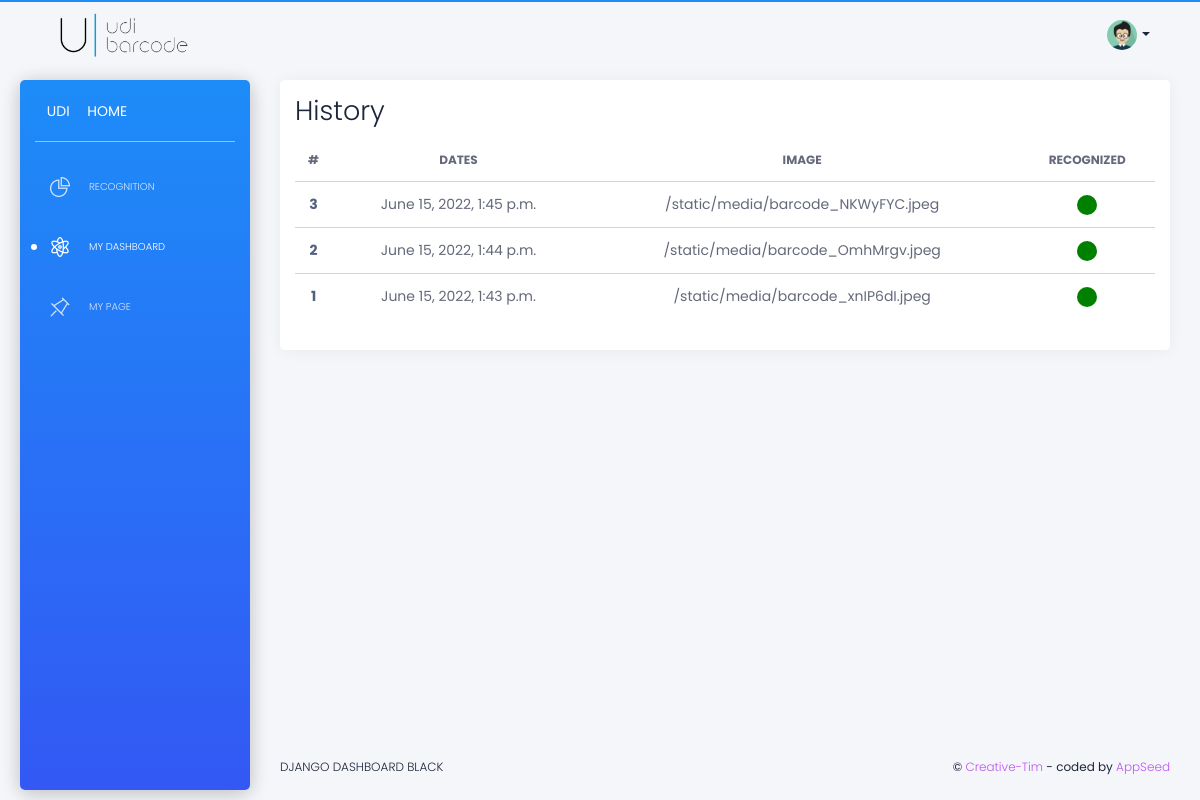
Before: /dashboard/ (signed in) with the older database file.
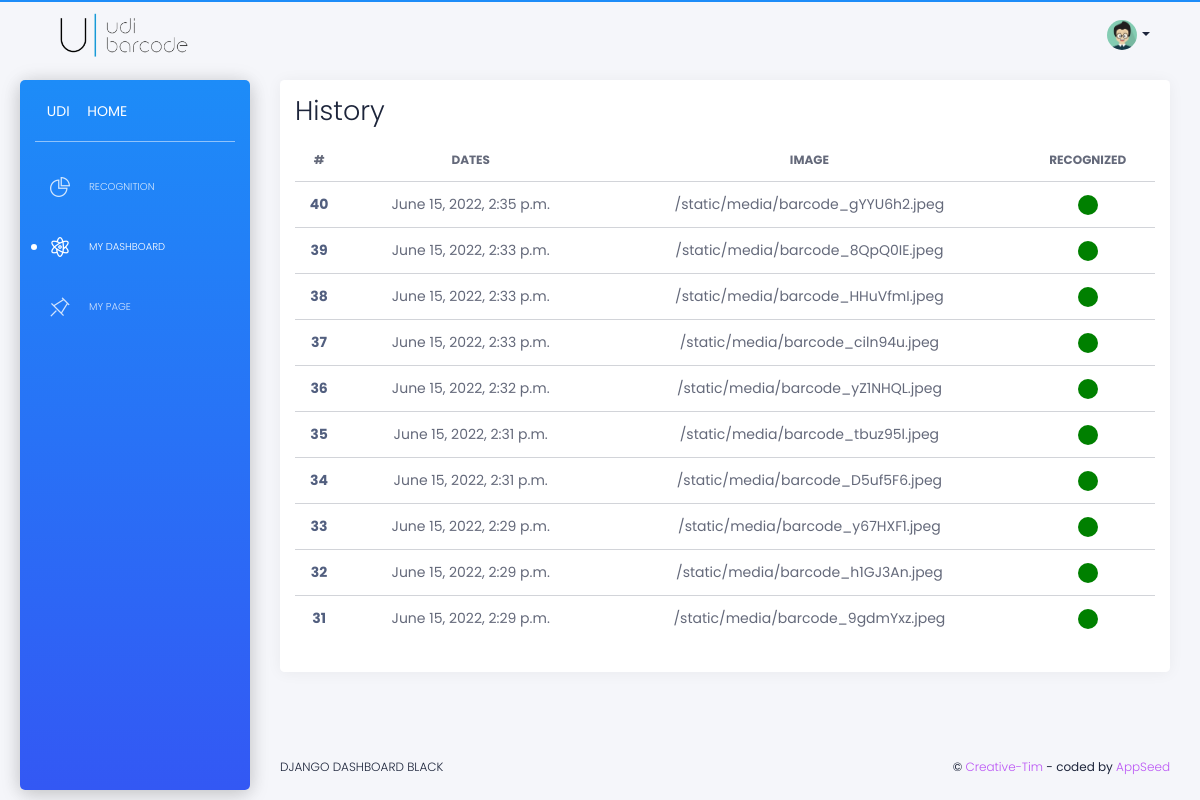
After: the same page with the newer database file.
### barcode_server/models.py (models this page shows)
class Result(models.Model):
    user = models.ForeignKey(User, on_delete=models.DO_NOTHING)
    dates = models.DateTimeField(auto_now_add=True)
    recognized = models.BooleanField(default=False)
    udi = models.CharField(max_length=300, default="NOT FOUND")
    img_path = models.CharField(max_length=300, null=True)

### barcode_server/views.py (the view)
# urls.py: path('dashboard/', dashboard, name='dashboard'),
@login_required(login_url="/login/")
def dashboard(request):
    results = Result.objects.filter(user_id = request.user.id).all().order_by('-dates')[:10]
    context = {'segment': 'dashboard', "results" : results}
    return render(request, 'home/dashboard.html', context)

### templates/home/dashboard.html (shortened to what this page needs)
{% extends "layouts/base.html" %}
{% block content %}
<div class="row">
  <div class="col-md-12">
      <div class="card card-profile">
          <div class="card-body">
              <h2 class="card-title">
                History
              </h2>
              <table class="table">
                <thead>
                  <tr>
                    <th class = "table-title" scope="col">#</th>
                    <th class = "table-title" scope="col">dates</th>
                    <th class = "table-title" scope="col">image</th>
                    <th class = "table-title" scope="col">recognized</th>
                  </tr>
                </thead>
                <tbody>
                    {% for result in results %}
                        <tr class = "data-class" data-toggle="modal" data-target="#myModal"
                            data-src="{{result.img_path}}"
                            data-result="{{result.recognized}}"
                            data-udi="{{result.udi}}">
                          <th scope="row">{{result.id}}</th>
                          <td class = "table-rows" >{{result.dates}}</td>
                          <td class = "table-rows" >{{result.img_path}}</td>
                            {% if result.recognized %}
                            <td class = "table-rows" >
                                <div class="result-success rounded-circle">
                                </div>
                            </td>
                            {% else %}
                            <td class = "table-rows" >
                                <div class="result-fail rounded-circle">
                                </div>
                            </td>
                            {% endif %}
                        </tr>
                    {% endfor %}
                </tbody>
              </table>
          </div>
      </div>
  </div>
</div>
{% endblock content %}

Changed rows visible on the page:
no longer on this page (row unchanged): Result: id "3", dates "June 15, 2022, 1:45 p.m.", img_path "/static/media/barcode_NKWyFYC.jpeg", recognized True (drawn)
no longer on this page (row unchanged): Result: id "2", dates "June 15, 2022, 1:44 p.m.", img_path "/static/media/barcode_OmhMrgv.jpeg", recognized True (drawn)
no longer on this page (row unchanged): Result: id "1", dates "June 15, 2022, 1:43 p.m.", img_path "/static/media/barcode_xnIP6dI.jpeg", recognized True (drawn)
added Result: id "40", dates "June 15, 2022, 2:35 p.m.", img_path "/static/media/barcode_gYYU6h2.jpeg", recognized True (drawn)
added Result: id "39", dates "June 15, 2022, 2:33 p.m.", img_path "/static/media/barcode_8QpQ0IE.jpeg", recognized True (drawn)
added Result: id "38", dates "June 15, 2022, 2:33 p.m.", img_path "/static/media/barcode_HHuVfmI.jpeg", recognized True (drawn)
added Result: id "37", dates "June 15, 2022, 2:33 p.m.", img_path "/static/media/barcode_ciln94u.jpeg", recognized True (drawn)
added Result: id "36", dates "June 15, 2022, 2:32 p.m.", img_path "/static/media/barcode_yZ1NHQL.jpeg", recognized True (drawn)
added Result: id "35", dates "June 15, 2022, 2:31 p.m.", img_path "/static/media/barcode_tbuz95l.jpeg", recognized True (drawn)
added Result: id "34", dates "June 15, 2022, 2:31 p.m.", img_path "/static/media/barcode_D5uf5F6.jpeg", recognized True (drawn)
added Result: id "33", dates "June 15, 2022, 2:29 p.m.", img_path "/static/media/barcode_y67HXF1.jpeg", recognized True (drawn)
added Result: id "32", dates "June 15, 2022, 2:29 p.m.", img_path "/static/media/barcode_h1GJ3An.jpeg", recognized True (drawn)
added Result: id "31", dates "June 15, 2022, 2:29 p.m.", img_path "/static/media/barcode_9gdmYxz.jpeg", recognized True (drawn)
